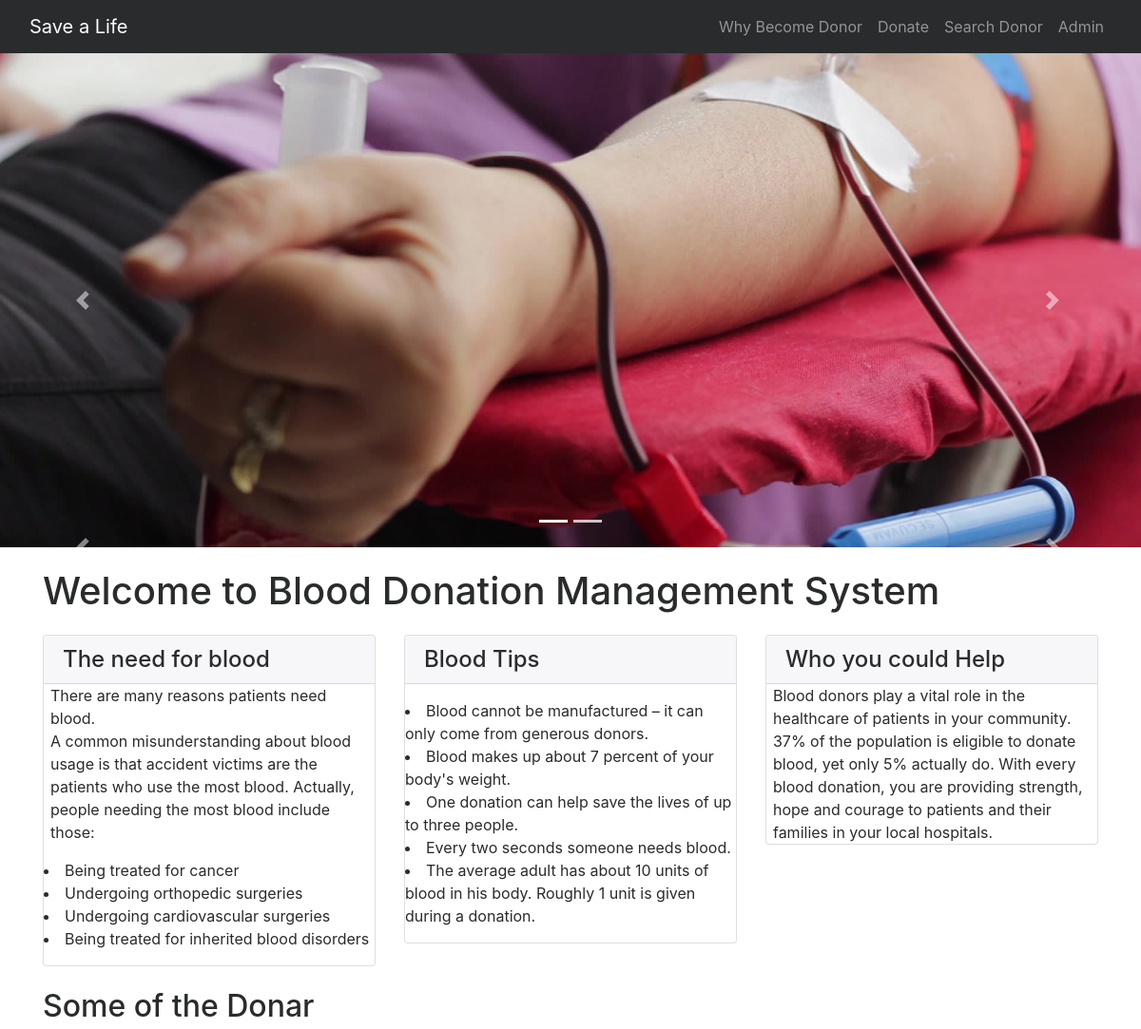
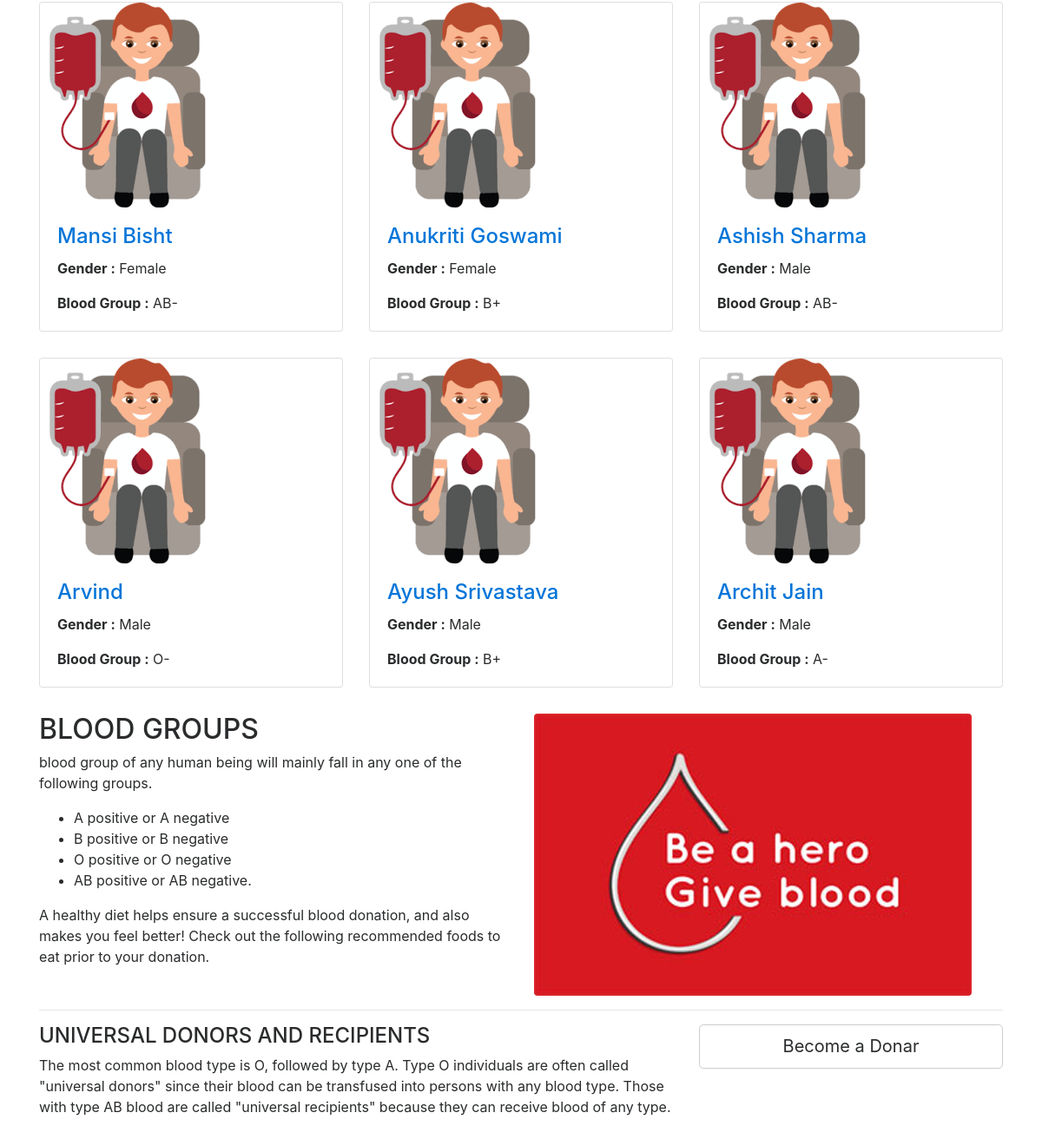
/bbdms/index.php, run on the app's committed database (2 pictures, top to bottom).
### tables this page shows
CREATE TABLE `tblblooddonars` (
  `id` int(11) NOT NULL,
  `FullName` varchar(100) DEFAULT NULL,
  `MobileNumber` char(11) DEFAULT NULL,
  `EmailId` varchar(100) DEFAULT NULL,
  `Gender` varchar(20) DEFAULT NULL,
  `Age` int(11) DEFAULT NULL,
  `BloodGroup` varchar(20) DEFAULT NULL,
  `Address` varchar(255) DEFAULT NULL,
  `Message` mediumtext DEFAULT NULL,
  `PostingDate` timestamp NOT NULL DEFAULT current_timestamp(),
  `status` int(1) DEFAULT NULL
);

### bbdms/index.php (the view, shortened to what this page needs)
<?php
include('includes/config.php');
?>
<!DOCTYPE html>
<html lang="en">
<head>
    <link href="vendor/bootstrap/css/bootstrap.min.css" rel="stylesheet">
    <link href="vendor/font-awesome/css/font-awesome.min.css" rel="stylesheet" type="text/css">
    <link href="css/modern-business.css" rel="stylesheet">
</head>
<body onload="setTimeout('loaded()' , 2000)">
<?php include('includes/header.php');?>
<?php
    include('includes/slider.php');
?>
    <div class="container">
        <h1 class="my-4">Welcome to Blood Donation Management System</h1>
        <div class="row">
            <div class="col-lg-4 mb-4">
                <div class="card">
                    <h4 class="card-header">The need for blood</h4>
                        <p class="card-text" style="padding-left:2%">There are many reasons patients need blood. <br> A common misunderstanding about blood usage is that accident victims are the patients who use the most blood. Actually, people needing the most blood include those:
                            <li> Being treated for cancer </li>
                            <li> Undergoing orthopedic surgeries </li>
                            <li> Undergoing cardiovascular surgeries </li>
                            <li> Being treated for inherited blood disorders </li></p>
                </div>
            </div>
            <div class="col-lg-4 mb-4">
                <div class="card">
                    <h4 class="card-header">Blood Tips</h4>
                        <p class="card-text" style="padding-left:2%"><li>Blood cannot be manufactured – it can only come from generous donors.</li>
                        <li>Blood makes up about 7 percent of your body's weight.</li>
                        <li>One donation can help save the lives of up to three people.</li>
                        <li>Every two seconds someone needs blood.</li>
                        <li>The average adult has about 10 units of blood in his body. Roughly 1 unit is given during a donation.</li> </p>
                </div>
            </div>
            <div class="col-lg-4 mb-4">
                <div class="card">
                    <h4 class="card-header">Who you could Help</h4>
                        <p class="card-text" style="padding-left:2%">Blood donors play a vital role in the healthcare of patients in your community. 37% of the population is eligible to donate blood, yet only 5% actually do. With every blood donation, you are providing strength, hope and courage to patients and their families in your local hospitals. </p>
                </div>
            </div>
        </div>
        <h2>Some of the Donar</h2>
        <div class="row">
                   <?php
$status=1;
$sql = "SELECT * from tblblooddonars where status=:status order by rand() limit 6";
$query = $dbh -> prepare($sql);
$query->bindParam(':status',$status,PDO::PARAM_STR);
$query->execute();
$results=$query->fetchAll(PDO::FETCH_OBJ);
if($query->rowCount() > 0)
{
foreach($results as $result)
{ ?>
            <div class="col-lg-4 col-sm-6 portfolio-item">
                <div class="card h-100">
                    <a href="#"><img class="card-img-top img-fluid" src="images/donor.png" alt="" ></a>
                    <div class="card-block">
                        <h4 class="card-title"><a href="#"><?php echo htmlentities($result->FullName);?></a></h4>
<p class="card-text"><b>  Gender :</b> <?php echo htmlentities($result->Gender);?></p>
<p class="card-text"><b>Blood Group :</b> <?php echo htmlentities($result->BloodGroup);?></p>
                    </div>
                </div>
            </div>
            <?php }} ?>
        </div>
        <div class="row">
            <div class="col-lg-6">
                <h2>BLOOD GROUPS</h2>
          <p>  blood group of any human being will mainly fall in any one of the following groups.</p>
                <ul>
<li>A positive or A negative</li>
<li>B positive or B negative</li>
<li>O positive or O negative</li>
<li>AB positive or AB negative.</li>
                </ul>
                <p>A healthy diet helps ensure a successful blood donation, and also makes you feel better! Check out the following recommended foods to eat prior to your donation.</p>
            </div>
            <div class="col-lg-6">
                <img class="img-fluid rounded" src="images/blood-donor (1).jpg" alt="">
            </div>
        </div>
        <hr>
        <div class="row mb-4">
            <div class="col-md-8">
            <h4>UNIVERSAL DONORS AND RECIPIENTS</h4>
                <p>
                The most common blood type is O, followed by type A.
                Type O individuals are often called "universal donors" since their blood can be transfused into persons with any blood type. Those with type AB blood are called "universal recipients" because they can receive blood of any type.</p>
            </div>
            <div class="col-md-4">
                <a class="btn btn-lg btn-secondary btn-block" href="become-donar.php">Become a Donar</a>
            </div>
        </div>
    </div>
</body>
</html>

### bbdms/includes/header.php (shortened to what this page needs)
<nav class="navbar fixed-top navbar-toggleable-md navbar-inverse bg-inverse">
    <div class="container">
        <a class="navbar-brand" href="index.php">Save a Life</a>
        <div class="collapse navbar-collapse" id="navbarExample">
            <ul class="navbar-nav ml-auto">
                <li class="nav-item">
                    <a class="nav-link" href="page.php?type=donor">Why Become Donor</a>
                </li>
                <li class="nav-item">
                    <a class="nav-link" href="become-donar.php">Donate</a>
                </li>
                 <li class="nav-item">
                    <a class="nav-link" href="search-donor.php">Search Donor</a>
                </li>
                  <li class="nav-item">
                    <a class="nav-link" href="./admin/index.php">Admin</a>
                </li>
            </ul>
        </div>
    </div>
</nav>

### bbdms/includes/slider.php (shortened to what this page needs)
<header>
       <div id="carouselExampleIndicators" class="carousel slide" data-ride="carousel">
           <ol class="carousel-indicators">
               <li data-target="#carouselExampleIndicators" data-slide-to="1"></li>
           </ol>
           <div class="carousel-inner" role="listbox">
               <div class="carousel-item active" style="background-image: url('images/banner1.jpg') ; background-size: cover; ">
                   <div class="carousel-caption d-none d-md-block">
                   </div>
               </div>
                   <div class="carousel-item2" style="background-image: url('images/blooddonation.jpg');background-size: cover; ">
                   <div class="carousel-caption d-none d-md-block">
                   </div>
               </div>
           </div>
           <a class="carousel-control-prev" href="#carouselExampleIndicators" role="button" data-slide="prev">
               <span class="carousel-control-prev-icon" aria-hidden="true"></span>
           </a>
           <a class="carousel-control-next" href="#carouselExampleIndicators" role="button" data-slide="next">
               <span class="carousel-control-next-icon" aria-hidden="true"></span>
           </a>
       </div>
           <div id="carouselExampleIndicators" class="carousel slide" data-ride="carousel">
           <ol class="carousel-indicators">
               <li data-target="#carouselExampleIndicators" data-slide-to="0" class="active"></li>
               <li data-target="#carouselExampleIndicators" data-slide-to="1"></li>
           </ol>
           <div class="carousel-inner2" role="listbox">
               <div class="carousel-item2 active" style="background-image: url('images/blodddonation.jpg') ">
                   <div class="carousel-caption d-none d-md-block">
                   </div>
               </div>
               <div class="carousel-item2 " style="background-image: url('images/blooddonation.jpg')">
                   <div class="carousel-caption d-none d-md-block">
                   </div>
               </div>
           </div>
           <a class="carousel-control-prev" href="#carouselExampleIndicators" role="button" data-slide="prev">
               <span class="carousel-control-prev-icon" aria-hidden="true"></span>
           </a>
           <a class="carousel-control-next" href="#carouselExampleIndicators" role="button" data-slide="next">
               <span class="carousel-control-next-icon" aria-hidden="true"></span>
           </a>
       </div>
   </header>

### bbdms/css/modern-business.css (style rules this page uses)
body { padding-top: 54px; }
@media (min-width: 992px) { body { padding-top: 56px; } }
.carousel-item { height: 65vh; min-height: 300px; background: no-repeat center center scroll; -webkit-background-size: cover; -moz-background-size: cover; -o-background-size: cover; background-size: cover; }
.portfolio-item { margin-bottom: 30px; }

### bbdms/index.php (style rules this page uses)
@media (min-width: 769px) { nav > .container { width: 100%; } }
.carousel-item.active, .carousel-item-next, .carousel-item-prev { display: block; }

### data on the page
tblblooddonars: FullName "Mansi Bisht", Gender "Female", BloodGroup "AB-"
tblblooddonars: FullName "Anukriti Goswami", Gender "Female", BloodGroup "B+"
tblblooddonars: FullName "Ashish Sharma", Gender "Male", BloodGroup "AB-"
tblblooddonars: FullName "Arvind", Gender "Male", BloodGroup "O-"
tblblooddonars: FullName "Ayush Srivastava", Gender "Male", BloodGroup "B+"
tblblooddonars: FullName "Archit Jain", Gender "Male", BloodGroup "A-"
